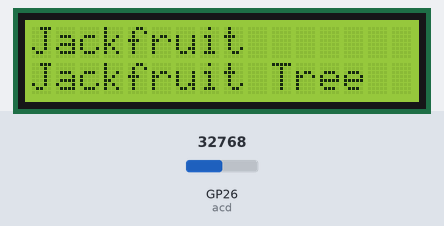
Bench run of a program on a simulated Raspberry Pi Pico running MicroPython. Shown: 16×2 character LCD. The inputs (shaded band) are chosen by the test bench; at power-on: GP26 (acd) = 32768 (analog values on the 0–65535 scale).

Above: at 1.7 s.
1.8 s: GP26 (acd) set to 45874
At 2.6 s:
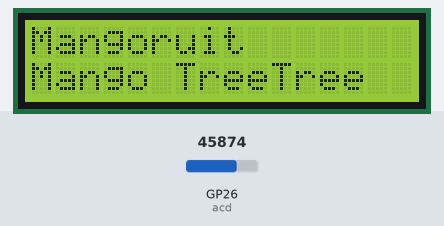
3.3 s: GP26 (acd) set to 57670
At 4.5 s:
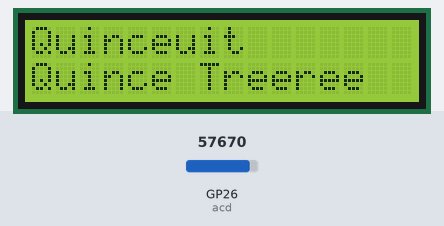
4.8 s: GP26 (acd) set to 65535
At 5.8 s:
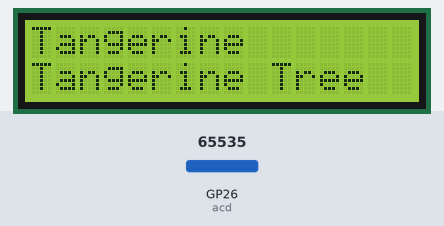
6.3 s: GP26 (acd) set to 32767
At 7.5 s:
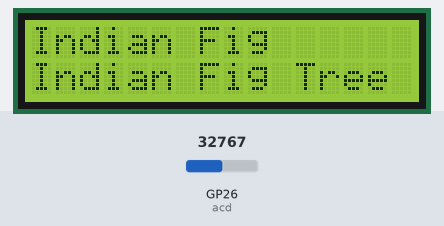
7.8 s: GP26 (acd) set to 19660
At 9.0 s:
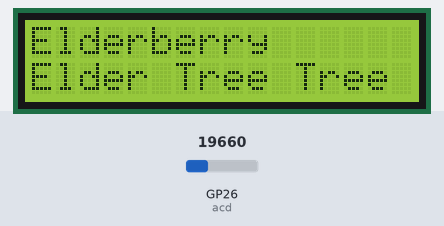
9.3 s: GP26 (acd) set to 7864
At 10.4 s:
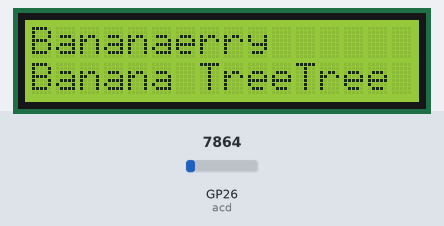
Timing chart, 0 to 11.8 s (numbered marks = the images above; inputs shaded):
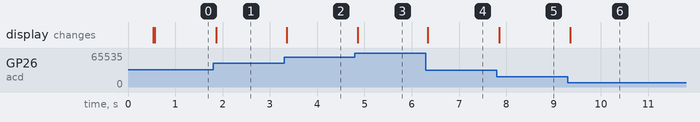

The program:

fruitlist.py
```python
from machine import ADC, PWM, Pin, I2C
from pico_i2c_lcd import I2cLcd
import time

acd = ADC(Pin(26))

fruits = [
    ["Apple", "Apple Tree"],
    ["Banana", "Banana Tree"],
    ["Cherry", "Cherry Tree"],
    ["Date", "Date Palm Tree"],
    ["Elderberry", "Elder Tree"],
    ["Fig", "Fig Tree"],
    ["Grape", "Grape Vine"],
    ["Honeydew", "Melon Plant"],
    ["Indian Fig", "Indian Fig Tree"],
    ["Jackfruit", "Jackfruit Tree"],
    ["Kiwi", "Kiwi Vine"],
    ["Lemon", "Lemon Tree"],
    ["Mango", "Mango Tree"],
    ["Nectarine", "Nectarine Tree"],
    ["Orange", "Orange Tree"],
    ["Papaya", "Papaya Tree"],
    ["Quince", "Quince Tree"],
    ["Raspberry", "Raspberry Bush"],
    ["Strawberry", "Strawberry Plant"],
    ["Tangerine", "Tangerine Tree"]
]

time.sleep(0.5)
i2c = I2C(0, sda=Pin(0), scl=Pin(1), freq=400000)
I2C_ADDR = i2c.scan()[0]
lcd = I2cLcd(i2c, I2C_ADDR, 2, 16)


acd_value = acd.read_u16()

def CalculateACDPResentage():
    listNumber = len(fruits)
    acd_value = acd.read_u16()
    return (acd_value / 65535) * listNumber - 1


def Show():
    number = int(CalculateACDPResentage())
    if number != int(CalculateACDPResentage()):
        lcd.clear()
    lcd.move_to(0, 0)
    lcd.putstr(fruits[int(number)][0])
    lcd.move_to(0, 1)
    lcd.putstr(fruits[int(number)][1])

while True:
    Show()
```

Measured:
- after the input at 1.8 s, the display: changes after 0.06 s (image 1)
- after the input at 3.3 s, the display: changes after 0.05 s (image 2)
- after the input at 4.8 s, the display: changes after 0.06 s (image 3)
- after the input at 6.3 s, the display: changes at once (image 4)
- after the input at 7.8 s, the display: changes after 0.05 s (image 5)
- after the input at 9.3 s, the display: changes after 0.06 s (image 6)
